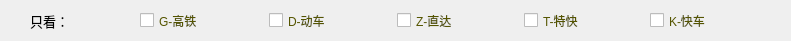
   <widget class="QWidget" name="WidgetForTraintype" native="true">
    <property name="geometry">
     <rect>
      <x>330</x>
      <y>260</y>
      <width>791</width>
      <height>41</height>
     </rect>
    </property>
    <property name="sizePolicy">
     <sizepolicy hsizetype="Fixed" vsizetype="Fixed">
      <horstretch>0</horstretch>
      <verstretch>0</verstretch>
     </sizepolicy>
    </property>
    <widget class="QLabel" name="LabelForTraintypeTip">
     <property name="geometry">
      <rect>
       <x>30</x>
       <y>10</y>
       <width>61</width>
       <height>21</height>
      </rect>
     </property>
     <property name="sizePolicy">
      <sizepolicy hsizetype="Fixed" vsizetype="Fixed">
       <horstretch>0</horstretch>
       <verstretch>0</verstretch>
      </sizepolicy>
     </property>
     <property name="font">
      <font>
       <family>幼圆</family>
       <pointsize>10</pointsize>
      </font>
     </property>
     <property name="layoutDirection">
      <enum>Qt::LeftToRight</enum>
     </property>
     <property name="text">
      <string>只看：</string>
     </property>
    </widget>
    <widget class="QWidget" name="layoutWidget">
     <property name="geometry">
      <rect>
       <x>80</x>
       <y>10</y>
       <width>691</width>
       <height>21</height>
      </rect>
     </property>
     <property name="sizePolicy">
      <sizepolicy hsizetype="Fixed" vsizetype="Fixed">
       <horstretch>0</horstretch>
       <verstretch>0</verstretch>
      </sizepolicy>
     </property>
     <layout class="QHBoxLayout" name="horizontalLayout">
      <item>
       <widget class="QCheckBox" name="G_checkBox">
        <property name="sizePolicy">
         <sizepolicy hsizetype="Fixed" vsizetype="Fixed">
          <horstretch>0</horstretch>
          <verstretch>0</verstretch>
         </sizepolicy>
        </property>
        <property name="palette">
         <palette>
          <active>
           <colorrole role="WindowText">
            <brush brushstyle="SolidPattern">
             <color alpha="255">
              <red>85</red>
              <green>85</green>
              <blue>0</blue>
             </color>
            </brush>
           </colorrole>
           <colorrole role="Text">
            <brush brushstyle="SolidPattern">
             <color alpha="255">
              <red>0</red>
              <green>0</green>
              <blue>0</blue>
             </color>
            </brush>
           </colorrole>
           <colorrole role="ButtonText">
            <brush brushstyle="SolidPattern">
             <color alpha="255">
              <red>0</red>
              <green>0</green>
              <blue>0</blue>
             </color>
            </brush>
           </colorrole>
           <colorrole role="Shadow">
            <brush brushstyle="SolidPattern">
             <color alpha="255">
              <red>170</red>
              <green>170</green>
              <blue>127</blue>
             </color>
            </brush>
           </colorrole>
           <colorrole role="PlaceholderText">
            <brush brushstyle="SolidPattern">
             <color alpha="128">
              <red>255</red>
              <green>255</green>
              <blue>0</blue>
             </color>
            </brush>
           </colorrole>
          </active>
          <inactive>
           <colorrole role="WindowText">
            <brush brushstyle="SolidPattern">
             <color alpha="255">
              <red>85</red>
              <green>85</green>
              <blue>0</blue>
             </color>
            </brush>
           </colorrole>
           <colorrole role="Text">
            <brush brushstyle="SolidPattern">
             <color alpha="255">
              <red>0</red>
              <green>0</green>
              <blue>0</blue>
             </color>
            </brush>
           </colorrole>
           <colorrole role="ButtonText">
            <brush brushstyle="SolidPattern">
             <color alpha="255">
              <red>0</red>
              <green>0</green>
              <blue>0</blue>
             </color>
            </brush>
           </colorrole>
           <colorrole role="Shadow">
            <brush brushstyle="SolidPattern">
             <color alpha="255">
              <red>170</red>
              <green>170</green>
              <blue>127</blue>
             </color>
            </brush>
           </colorrole>
           <colorrole role="PlaceholderText">
            <brush brushstyle="SolidPattern">
             <color alpha="128">
              <red>255</red>
              <green>255</green>
              <blue>0</blue>
             </color>
            </brush>
           </colorrole>
          </inactive>
          <disabled>
           <colorrole role="WindowText">
            <brush brushstyle="SolidPattern">
             <color alpha="255">
              <red>120</red>
              <green>120</green>
              <blue>120</blue>
             </color>
            </brush>
           </colorrole>
           <colorrole role="Text">
            <brush brushstyle="SolidPattern">
             <color alpha="255">
              <red>120</red>
              <green>120</green>
              <blue>120</blue>
             </color>
            </brush>
           </colorrole>
           <colorrole role="ButtonText">
            <brush brushstyle="SolidPattern">
             <color alpha="255">
              <red>120</red>
              <green>120</green>
              <blue>120</blue>
             </color>
            </brush>
           </colorrole>
           <colorrole role="Shadow">
            <brush brushstyle="SolidPattern">
             <color alpha="255">
              <red>170</red>
              <green>170</green>
              <blue>127</blue>
             </color>
            </brush>
           </colorrole>
           <colorrole role="PlaceholderText">
            <brush brushstyle="SolidPattern">
             <color alpha="128">
              <red>0</red>
              <green>0</green>
              <blue>0</blue>
             </color>
            </brush>
           </colorrole>
          </disabled>
         </palette>
        </property>
        <property name="text">
         <string>G-高铁</string>
        </property>
       </widget>
      </item>
      <item>
       <widget class="QCheckBox" name="D_checkBox">
        <property name="sizePolicy">
         <sizepolicy hsizetype="Fixed" vsizetype="Fixed">
          <horstretch>0</horstretch>
          <verstretch>0</verstretch>
         </sizepolicy>
        </property>
        <property name="palette">
         <palette>
          <active>
           <colorrole role="WindowText">
            <brush brushstyle="SolidPattern">
             <color alpha="255">
              <red>85</red>
              <green>85</green>
              <blue>0</blue>
             </color>
            </brush>
           </colorrole>
           <colorrole role="Text">
            <brush brushstyle="SolidPattern">
             <color alpha="255">
              <red>0</red>
              <green>0</green>
              <blue>0</blue>
             </color>
            </brush>
           </colorrole>
           <colorrole role="ButtonText">
            <brush brushstyle="SolidPattern">
             <color alpha="255">
              <red>0</red>
              <green>0</green>
              <blue>0</blue>
             </color>
            </brush>
           </colorrole>
           <colorrole role="Shadow">
            <brush brushstyle="SolidPattern">
             <color alpha="255">
              <red>170</red>
              <green>170</green>
              <blue>127</blue>
             </color>
            </brush>
           </colorrole>
           <colorrole role="PlaceholderText">
            <brush brushstyle="SolidPattern">
             <color alpha="128">
              <red>255</red>
              <green>255</green>
              <blue>0</blue>
             </color>
            </brush>
           </colorrole>
          </active>
          <inactive>
           <colorrole role="WindowText">
            <brush brushstyle="SolidPattern">
             <color alpha="255">
              <red>85</red>
              <green>85</green>
              <blue>0</blue>
             </color>
            </brush>
           </colorrole>
           <colorrole role="Text">
            <brush brushstyle="SolidPattern">
             <color alpha="255">
              <red>0</red>
              <green>0</green>
              <blue>0</blue>
             </color>
            </brush>
           </colorrole>
           <colorrole role="ButtonText">
            <brush brushstyle="SolidPattern">
             <color alpha="255">
              <red>0</red>
              <green>0</green>
              <blue>0</blue>
             </color>
            </brush>
           </colorrole>
           <colorrole role="Shadow">
            <brush brushstyle="SolidPattern">
             <color alpha="255">
              <red>170</red>
              <green>170</green>
              <blue>127</blue>
             </color>
            </brush>
           </colorrole>
           <colorrole role="PlaceholderText">
            <brush brushstyle="SolidPattern">
             <color alpha="128">
              <red>255</red>
              <green>255</green>
              <blue>0</blue>
             </color>
            </brush>
           </colorrole>
          </inactive>
          <disabled>
           <colorrole role="WindowText">
            <brush brushstyle="SolidPattern">
             <color alpha="255">
              <red>120</red>
              <green>120</green>
              <blue>120</blue>
             </color>
            </brush>
           </colorrole>
           <colorrole role="Text">
            <brush brushstyle="SolidPattern">
             <color alpha="255">
              <red>120</red>
              <green>120</green>
              <blue>120</blue>
             </color>
            </brush>
           </colorrole>
           <colorrole role="ButtonText">
            <brush brushstyle="SolidPattern">
             <color alpha="255">
              <red>120</red>
              <green>120</green>
              <blue>120</blue>
             </color>
            </brush>
           </colorrole>
           <colorrole role="Shadow">
            <brush brushstyle="SolidPattern">
             <color alpha="255">
              <red>170</red>
              <green>170</green>
              <blue>127</blue>
             </color>
            </brush>
           </colorrole>
           <colorrole role="PlaceholderText">
            <brush brushstyle="SolidPattern">
             <color alpha="128">
              <red>0</red>
              <green>0</green>
              <blue>0</blue>
             </color>
            </brush>
           </colorrole>
          </disabled>
         </palette>
        </property>
        <property name="text">
         <string>D-动车</string>
        </property>
       </widget>
      </item>
      <item>
       <widget class="QCheckBox" name="Z_checkBox_3">
        <property name="sizePolicy">
         <sizepolicy hsizetype="Fixed" vsizetype="Fixed">
          <horstretch>0</horstretch>
          <verstretch>0</verstretch>
         </sizepolicy>
        </property>
        <property name="palette">
         <palette>
          <active>
           <colorrole role="WindowText">
            <brush brushstyle="SolidPattern">
             <color alpha="255">
              <red>85</red>
              <green>85</green>
              <blue>0</blue>
             </color>
            </brush>
           </colorrole>
           <colorrole role="Text">
            <brush brushstyle="SolidPattern">
             <color alpha="255">
              <red>0</red>
              <green>0</green>
              <blue>0</blue>
             </color>
            </brush>
           </colorrole>
           <colorrole role="ButtonText">
            <brush brushstyle="SolidPattern">
             <color alpha="255">
              <red>0</red>
              <green>0</green>
              <blue>0</blue>
             </color>
            </brush>
           </colorrole>
           <colorrole role="Shadow">
            <brush brushstyle="SolidPattern">
             <color alpha="255">
              <red>170</red>
              <green>170</green>
              <blue>127</blue>
             </color>
            </brush>
           </colorrole>
           <colorrole role="PlaceholderText">
            <brush brushstyle="SolidPattern">
             <color alpha="128">
              <red>255</red>
              <green>255</green>
              <blue>0</blue>
             </color>
            </brush>
           </colorrole>
          </active>
          <inactive>
           <colorrole role="WindowText">
            <brush brushstyle="SolidPattern">
             <color alpha="255">
              <red>85</red>
              <green>85</green>
              <blue>0</blue>
             </color>
            </brush>
           </colorrole>
           <colorrole role="Text">
            <brush brushstyle="SolidPattern">
             <color alpha="255">
              <red>0</red>
              <green>0</green>
              <blue>0</blue>
             </color>
            </brush>
           </colorrole>
           <colorrole role="ButtonText">
            <brush brushstyle="SolidPattern">
             <color alpha="255">
              <red>0</red>
              <green>0</green>
              <blue>0</blue>
             </color>
            </brush>
           </colorrole>
           <colorrole role="Shadow">
            <brush brushstyle="SolidPattern">
             <color alpha="255">
              <red>170</red>
              <green>170</green>
              <blue>127</blue>
             </color>
            </brush>
           </colorrole>
           <colorrole role="PlaceholderText">
            <brush brushstyle="SolidPattern">
             <color alpha="128">
              <red>255</red>
              <green>255</green>
              <blue>0</blue>
             </color>
            </brush>
           </colorrole>
          </inactive>
          <disabled>
           <colorrole role="WindowText">
            <brush brushstyle="SolidPattern">
             <color alpha="255">
              <red>120</red>
              <green>120</green>
              <blue>120</blue>
             </color>
            </brush>
           </colorrole>
           <colorrole role="Text">
            <brush brushstyle="SolidPattern">
             <color alpha="255">
              <red>120</red>
              <green>120</green>
              <blue>120</blue>
             </color>
            </brush>
           </colorrole>
           <colorrole role="ButtonText">
            <brush brushstyle="SolidPattern">
             <color alpha="255">
              <red>120</red>
              <green>120</green>
              <blue>120</blue>
             </color>
            </brush>
           </colorrole>
           <colorrole role="Shadow">
            <brush brushstyle="SolidPattern">
             <color alpha="255">
              <red>170</red>
              <green>170</green>
              <blue>127</blue>
             </color>
            </brush>
           </colorrole>
           <colorrole role="PlaceholderText">
            <brush brushstyle="SolidPattern">
             <color alpha="128">
              <red>0</red>
              <green>0</green>
              <blue>0</blue>
             </color>
            </brush>
           </colorrole>
          </disabled>
         </palette>
        </property>
        <property name="text">
         <string>Z-直达</string>
        </property>
       </widget>
      </item>
      <item>
       <widget class="QCheckBox" name="T_checkBox">
        <property name="sizePolicy">
         <sizepolicy hsizetype="Fixed" vsizetype="Fixed">
          <horstretch>0</horstretch>
          <verstretch>0</verstretch>
         </sizepolicy>
        </property>
        <property name="palette">
         <palette>
          <active>
           <colorrole role="WindowText">
            <brush brushstyle="SolidPattern">
             <color alpha="255">
              <red>85</red>
              <green>85</green>
              <blue>0</blue>
             </color>
            </brush>
           </colorrole>
           <colorrole role="Text">
            <brush brushstyle="SolidPattern">
             <color alpha="255">
              <red>0</red>
              <green>0</green>
              <blue>0</blue>
             </color>
            </brush>
           </colorrole>
           <colorrole role="ButtonText">
            <brush brushstyle="SolidPattern">
             <color alpha="255">
              <red>0</red>
              <green>0</green>
              <blue>0</blue>
             </color>
            </brush>
           </colorrole>
           <colorrole role="Shadow">
            <brush brushstyle="SolidPattern">
             <color alpha="255">
              <red>170</red>
              <green>170</green>
              <blue>127</blue>
             </color>
            </brush>
           </colorrole>
           <colorrole role="PlaceholderText">
            <brush brushstyle="SolidPattern">
             <color alpha="128">
              <red>255</red>
              <green>255</green>
              <blue>0</blue>
             </color>
            </brush>
           </colorrole>
          </active>
          <inactive>
           <colorrole role="WindowText">
            <brush brushstyle="SolidPattern">
             <color alpha="255">
              <red>85</red>
              <green>85</green>
              <blue>0</blue>
             </color>
            </brush>
           </colorrole>
           <colorrole role="Text">
            <brush brushstyle="SolidPattern">
             <color alpha="255">
              <red>0</red>
              <green>0</green>
              <blue>0</blue>
             </color>
            </brush>
           </colorrole>
           <colorrole role="ButtonText">
            <brush brushstyle="SolidPattern">
             <color alpha="255">
              <red>0</red>
              <green>0</green>
              <blue>0</blue>
             </color>
            </brush>
           </colorrole>
           <colorrole role="Shadow">
            <brush brushstyle="SolidPattern">
             <color alpha="255">
              <red>170</red>
              <green>170</green>
              <blue>127</blue>
             </color>
            </brush>
           </colorrole>
           <colorrole role="PlaceholderText">
            <brush brushstyle="SolidPattern">
             <color alpha="128">
              <red>255</red>
              <green>255</green>
              <blue>0</blue>
             </color>
            </brush>
           </colorrole>
          </inactive>
          <disabled>
           <colorrole role="WindowText">
            <brush brushstyle="SolidPattern">
             <color alpha="255">
              <red>120</red>
              <green>120</green>
              <blue>120</blue>
             </color>
            </brush>
           </colorrole>
           <colorrole role="Text">
            <brush brushstyle="SolidPattern">
             <color alpha="255">
              <red>120</red>
              <green>120</green>
              <blue>120</blue>
             </color>
            </brush>
           </colorrole>
           <colorrole role="ButtonText">
            <brush brushstyle="SolidPattern">
             <color alpha="255">
              <red>120</red>
              <green>120</green>
              <blue>120</blue>
             </color>
            </brush>
           </colorrole>
           <colorrole role="Shadow">
            <brush brushstyle="SolidPattern">
             <color alpha="255">
              <red>170</red>
              <green>170</green>
              <blue>127</blue>
             </color>
            </brush>
           </colorrole>
           <colorrole role="PlaceholderText">
            <brush brushstyle="SolidPattern">
             <color alpha="128">
              <red>0</red>
              <green>0</green>
              <blue>0</blue>
             </color>
            </brush>
           </colorrole>
          </disabled>
         </palette>
        </property>
        <property name="text">
         <string>T-特快</string>
        </property>
       </widget>
      </item>
      <item>
       <widget class="QCheckBox" name="K_checkBox">
        <property name="sizePolicy">
         <sizepolicy hsizetype="Fixed" vsizetype="Fixed">
          <horstretch>0</horstretch>
          <verstretch>0</verstretch>
         </sizepolicy>
        </property>
        <property name="palette">
         <palette>
          <active>
           <colorrole role="WindowText">
            <brush brushstyle="SolidPattern">
             <color alpha="255">
              <red>85</red>
              <green>85</green>
              <blue>0</blue>
             </color>
            </brush>
           </colorrole>
           <colorrole role="Text">
            <brush brushstyle="SolidPattern">
             <color alpha="255">
              <red>0</red>
              <green>0</green>
              <blue>0</blue>
             </color>
            </brush>
           </colorrole>
           <colorrole role="ButtonText">
            <brush brushstyle="SolidPattern">
             <color alpha="255">
              <red>0</red>
              <green>0</green>
              <blue>0</blue>
             </color>
            </brush>
           </colorrole>
           <colorrole role="Shadow">
            <brush brushstyle="SolidPattern">
             <color alpha="255">
              <red>170</red>
              <green>170</green>
              <blue>127</blue>
             </color>
            </brush>
           </colorrole>
           <colorrole role="LinkVisited">
            <brush brushstyle="SolidPattern">
             <color alpha="255">
              <red>255</red>
              <green>0</green>
              <blue>127</blue>
             </color>
            </brush>
           </colorrole>
           <colorrole role="PlaceholderText">
            <brush brushstyle="SolidPattern">
             <color alpha="128">
              <red>255</red>
              <green>255</green>
              <blue>0</blue>
             </color>
            </brush>
           </colorrole>
          </active>
          <inactive>
           <colorrole role="WindowText">
            <brush brushstyle="SolidPattern">
             <color alpha="255">
              <red>85</red>
              <green>85</green>
              <blue>0</blue>
             </color>
            </brush>
           </colorrole>
           <colorrole role="Text">
            <brush brushstyle="SolidPattern">
             <color alpha="255">
              <red>0</red>
              <green>0</green>
              <blue>0</blue>
             </color>
            </brush>
           </colorrole>
           <colorrole role="ButtonText">
            <brush brushstyle="SolidPattern">
             <color alpha="255">
              <red>0</red>
              <green>0</green>
              <blue>0</blue>
             </color>
            </brush>
           </colorrole>
           <colorrole role="Shadow">
            <brush brushstyle="SolidPattern">
             <color alpha="255">
              <red>170</red>
              <green>170</green>
              <blue>127</blue>
             </color>
            </brush>
           </colorrole>
           <colorrole role="LinkVisited">
            <brush brushstyle="SolidPattern">
             <color alpha="255">
              <red>255</red>
              <green>0</green>
              <blue>127</blue>
             </color>
            </brush>
           </colorrole>
           <colorrole role="PlaceholderText">
            <brush brushstyle="SolidPattern">
             <color alpha="128">
              <red>255</red>
              <green>255</green>
              <blue>0</blue>
             </color>
            </brush>
           </colorrole>
          </inactive>
          <disabled>
           <colorrole role="WindowText">
            <brush brushstyle="SolidPattern">
             <color alpha="255">
              <red>120</red>
              <green>120</green>
              <blue>120</blue>
             </color>
            </brush>
           </colorrole>
           <colorrole role="Text">
            <brush brushstyle="SolidPattern">
             <color alpha="255">
              <red>120</red>
              <green>120</green>
              <blue>120</blue>
             </color>
            </brush>
           </colorrole>
           <colorrole role="ButtonText">
            <brush brushstyle="SolidPattern">
             <color alpha="255">
              <red>120</red>
              <green>120</green>
              <blue>120</blue>
             </color>
            </brush>
           </colorrole>
           <colorrole role="Shadow">
            <brush brushstyle="SolidPattern">
             <color alpha="255">
              <red>170</red>
              <green>170</green>
              <blue>127</blue>
             </color>
            </brush>
           </colorrole>
           <colorrole role="LinkVisited">
            <brush brushstyle="SolidPattern">
             <color alpha="255">
              <red>255</red>
              <green>0</green>
              <blue>127</blue>
             </color>
            </brush>
           </colorrole>
           <colorrole role="PlaceholderText">
            <brush brushstyle="SolidPattern">
             <color alpha="128">
              <red>0</red>
              <green>0</green>
              <blue>0</blue>
             </color>
            </brush>
           </colorrole>
          </disabled>
         </palette>
        </property>
        <property name="text">
         <string>K-快车</string>
        </property>
       </widget>
      </item>
     </layout>
    </widget>
   </widget>
